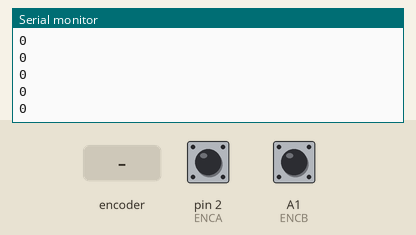
The sketch below on a simulated Arduino Uno, built with avr-gcc and run on an emulated ATmega328P. Shown: the last lines printed to the serial monitor. Inputs (shaded band) come from the test bench; at power-on: pin 2 (ENCA) HIGH, A1 (ENCB) HIGH.

Above: at 1.2 s.
1.3 s: rotary encoder on pin 2 (ENCA) / A1 (ENCB) turned 1 step (first pin leading)
At 2.2 s:
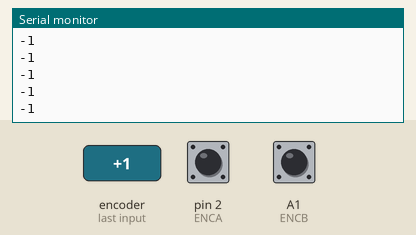
3.0 s: rotary encoder on pin 2 (ENCA) / A1 (ENCB) turned 1 step (first pin leading)
At 3.6 s:
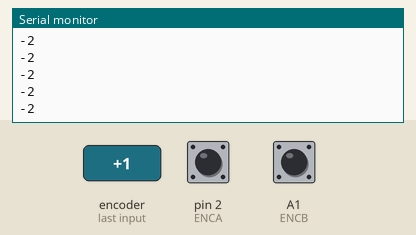
Timing chart, 0 to 6.0 s (numbered marks = the images above; inputs shaded):
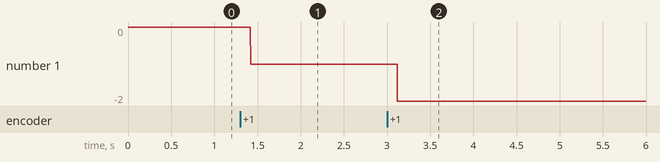

Measured:
- after the input at 1.3 s, the serial monitor: prints a new line after 0.12 s (image 1)
- after the input at 3.0 s, the serial monitor: prints a new line after 0.12 s (image 2)
- plotted number 1: 0 → -1 after the input at 1.3 s, -1 → -2 after the input at 3.0 s

The sketch:

code_doc_xung_AB.ino
```cpp
#include<util/atomic.h>
#include <TimerOne.h>
#define ENCA 2
#define ENCB A1
long prevT = 0;
int posPrev = 0;
volatile int pos_i = 0;
volatile float velocity_i = 0;
volatile long prevT_i = 0;
float eintegral = 0;
double T, xung;
double tocdo, tocdodat;
double E, E1, E2;
double a, b, g, kp, ki, kd;
double Output, LastOutput;
void setup() {
  Serial.begin (9600);
   pinMode(ENCA,INPUT);
   pinMode(ENCB,INPUT);
   attachInterrupt(digitalPinToInterrupt(ENCA),readEncoder,RISING);
   Timer1.initialize(10000);
   Timer1.attachInterrupt(pid);
}

void loop() {
  int pos = 0;
  float velocity2 = 0;
  ATOMIC_BLOCK(ATOMIC_RESTORESTATE){
    pos = pos_i;
    velocity2 = velocity_i;
  }
//Compute velocity with method 1
  long currT = micros();
  float deltaT = ((float)(currT - prevT))/1.0e6;
  float velocity1 = (pos - posPrev)/deltaT;
  posPrev = pos;
  prevT = currT;
  pid(pos_i);
  //Serial.println(tocdo);
  Serial.println(pos);
}

void readEncoder(){
  int b = digitalRead(ENCB);
  int increment = 0;
  if(b>0){
    increment = 1;
  }
  else{
    increment = -1;
  }
  pos_i = pos_i + increment;

  //compute velocity with method 2
  long currT = micros();
  float deltaT = ((float)(currT - prevT_i))/1.0e6;
  velocity_i = increment/deltaT;
  prevT_i = currT;
}

void pid(int pos_i)
{
  tocdo = (pos_i/320)*(1/T)*60;
}
```
